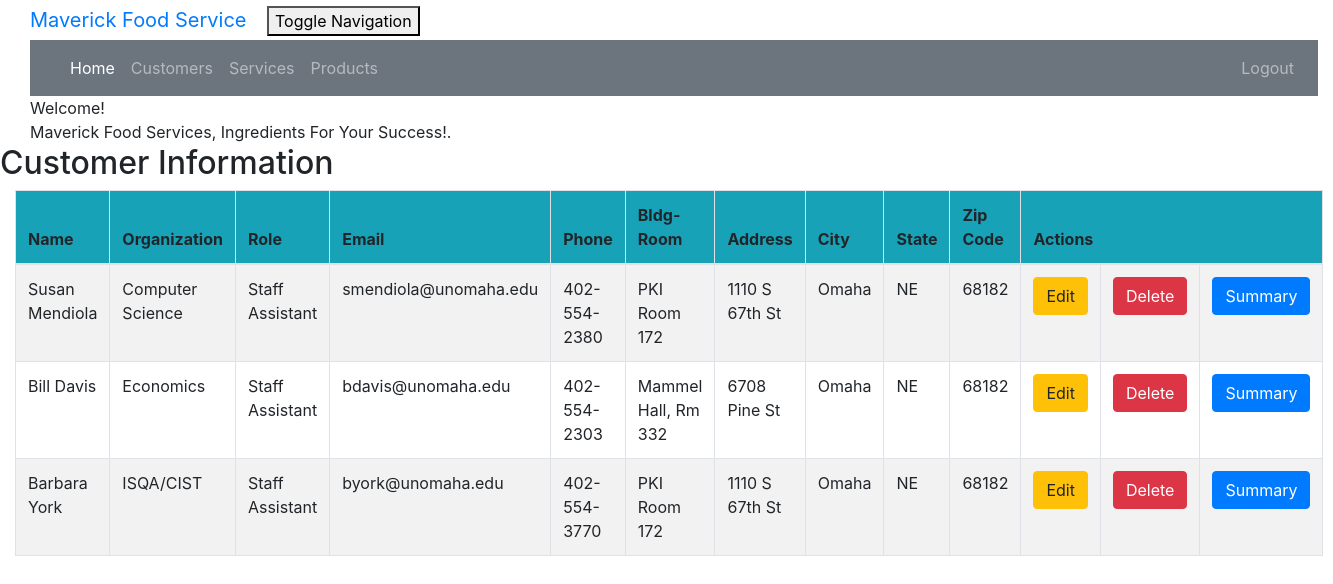
/customer_list (signed in), run on the app's committed database.
### crm/models.py (models this page shows, shortened)
class Customer(models.Model):
    cust_name = models.CharField(max_length=50)
    email = models.EmailField(max_length=100)
    phone = models.CharField(max_length=20)
    bldgroom = models.CharField(max_length=100)
    address = models.CharField(max_length=200)
    city = models.CharField(max_length=50)
    state = models.CharField(max_length=50)
    zipcode = models.CharField(max_length=10)
    organization = models.CharField(max_length=100)
    role = models.CharField(max_length=100)

### crm/views.py (the view)
# urls.py: path('customer_list', views.customer_list, name='customer_list'),
@login_required
def customer_list(request):
    customer = Customer.objects.filter()
    return render(request, 'crm/customer_list.html',
                  {'customers': customer})

### crm/templates/crm/customer_list.html (shortened to what this page needs)
<!DOCTYPE html>
<html lang="en">
{% extends 'crm/base.html' %}
{% block content %}
    <html>
    <head>
    </head>
    <body class="bodylist">
    <div class="container">
        <div class="panel panel-primary">
            <div class="panel-heading">Welcome!</div>
            <div class="panel-body">
                Maverick Food Services, Ingredients For Your Success!.
            </div>
        </div>
    </div>
    <div class="row">
        <h2>Customer Information</h2>
    </div>
    <div>
        <table class="table table-striped table-bordered table-hover w-auto">
            <thead>
            <tr class="bg-info">
                <th>Name</th>
                <th>Organization</th>
                <th>Role</th>
                <th>Email</th>
                <th>Phone</th>
                <th>Bldg-Room</th>
                <th>Address</th>
                <th>City</th>
                <th>State</th>
                <th>Zip Code</th>
                <th colspan="3">Actions</th>
            </tr>
            </thead>
            <tbody>
            {% for customer in customers %}
                <tr>
                    <td>{{ customer.cust_name }}</td>
                    <td>{{ customer.organization }}</td>
                    <td>{{ customer.role }}</td>
                    <td>{{ customer.email }}</td>
                    <td>{{ customer.phone }}</td>
                    <td>{{ customer.bldgroom }}</td>
                    <td>{{ customer.address }}</td>
                    <td>{{ customer.city }}</td>
                    <td>{{ customer.state }}</td>
                    <td>{{ customer.zipcode }}</td>
                    <td><a href="{% url 'crm:customer_edit' pk=customer.pk %}"
                           class="btn btn-warning">Edit</a></td>
                    <td><a href="{% url 'crm:customer_delete' pk=customer.pk %}"
                           onclick="return confirm('Are you sure you want to delete?')"
                           class="btn btn-danger">Delete</a>
                    </td>
                    <td><a href=""
                           class="btn btn-primary">Summary</a>
                    </td>
                </tr>
            {% endfor %}
            </tbody>
        </table>
    </div>
    </body>
    </html>
{% endblock %}

### crm/templates/crm/base.html (shortened to what this page needs)
<!DOCTYPE html>
{% load static %}
<html lang="en">
<link rel="stylesheet" href="https://cdn.jsdelivr.net/npm/bootstrap@4.6.1/dist/css/bootstrap.min.css">
<link rel="stylesheet" href="{% static "css/portfolio.css" %}">
<div class="container-fluid">
    <div class="navbar-header">
        <a class="navbar-brand" href="">
            Maverick Food Service
        </a>
        <button type="button" class="navbar-toggle" data-toggle="collapse"
                data-target="#myNavbar" aria-controls="myNavbar">
            Toggle Navigation
        </button>
    </div>
    <nav class="navbar navbar-expand-md bg-secondary navbar-dark" id="myNavbar">
        <ul class="navbar-nav mr-auto">
            <li class="nav-item active">
                <a class="nav-link" href="{% url 'crm:home' %}">Home</a>
            </li>
            <li class="nav-item">
                <a class="nav-link" href="{% url 'crm:customer_list' %}">Customers</a>
            </li>
            <li class="nav-item">
                <a class="nav-link" href="{% url 'crm:customer_list' %}">Services</a>
            </li>
            <li class="nav-item">
                <a class="nav-link" href="{% url 'crm:customer_list' %}">Products</a>
            </li>
        </ul>
        <ul class="nav navbar-nav ml-auto">
            {% if user.is_authenticated %}
                <li><a class="nav-link" href="{% url 'logout' %}">Logout</a>
                </li>
            {% else %}
                <li><a class="nav-link" href="{% url 'login' %}"><span class="glyphicon glyphicon-log-in"></span>Login</a>
                </li>
            {% endif %}
        </ul>
    </nav>
</div>
<body id="app-layout">
<div class="row">
    <div class="col-md-8">
        {% block content %}
        {% endblock %}
    </div>
</div>
</body>
</html>

### crm/static/css/portfolio.css (style rules this page uses)
body { padding-left: 15px; }

### data on the page
Customer: cust_name "Susan Mendiola", organization "Computer Science", role "Staff Assistant", email "smendiola@unomaha.edu", phone "402-554-2380", bldgroom "PKI Room 172", address "1110 S 67th St", city "Omaha", state "NE", zipcode "68182"
Customer: cust_name "Bill Davis", organization "Economics", role "Staff Assistant", email "bdavis@unomaha.edu", phone "402-554-2303", bldgroom "Mammel Hall, Rm 332", address "6708 Pine St", city "Omaha", state "NE", zipcode "68182"
Customer: cust_name "Barbara York", organization "ISQA/CIST", role "Staff Assistant", email "byork@unomaha.edu", phone "402-554-3770", bldgroom "PKI Room 172", address "1110 S 67th St", city "Omaha", state "NE", zipcode "68182"
